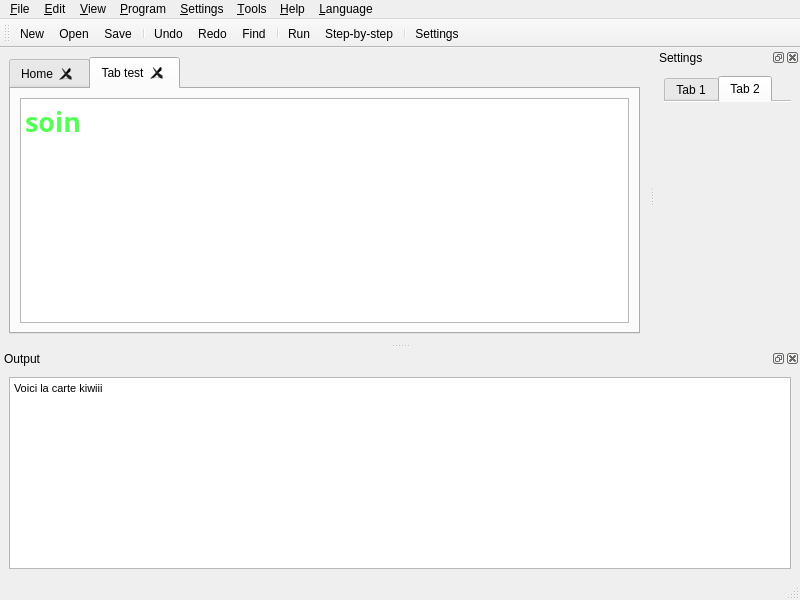
<?xml version="1.0" encoding="UTF-8"?>
<ui version="4.0">
 <author>zdimension</author>
 <class>MainWindow</class>
 <widget class="QMainWindow" name="MainWindow">
  <property name="geometry">
   <rect>
    <x>0</x>
    <y>0</y>
    <width>800</width>
    <height>600</height>
   </rect>
  </property>
  <property name="windowTitle">
   <string>Turing</string>
  </property>
  <property name="windowIcon">
   <iconset>
    <normaloff>media/icon_64.png</normaloff>media/icon_64.png</iconset>
  </property>
  <property name="unifiedTitleAndToolBarOnMac">
   <bool>true</bool>
  </property>
  <widget class="QWidget" name="centralwidget">
   <layout class="QVBoxLayout" name="verticalLayout_2">
    <item>
     <widget class="QTabWidget" name="tabWidget">
      <property name="acceptDrops">
       <bool>true</bool>
      </property>
      <property name="currentIndex">
       <number>1</number>
      </property>
      <property name="tabsClosable">
       <bool>true</bool>
      </property>
      <widget class="QWidget" name="tab_home">
       <attribute name="icon">
        <iconset>
         <normaloff>media/home.png</normaloff>media/home.png</iconset>
       </attribute>
       <attribute name="title">
        <string>Home</string>
       </attribute>
       <layout class="QVBoxLayout" name="verticalLayout_3"/>
      </widget>
      <widget class="QWidget" name="tab_test">
       <attribute name="title">
        <string>Tab test</string>
       </attribute>
       <layout class="QHBoxLayout" name="horizontalLayout">
        <item>
         <widget class="QTextBrowser" name="textBrowser">
          <property name="font">
           <font>
            <family>Linux Biolinum Keyboard O</family>
            <pointsize>20</pointsize>
            <weight>75</weight>
            <bold>true</bold>
           </font>
          </property>
          <property name="readOnly">
           <bool>false</bool>
          </property>
          <property name="html">
           <string>&lt;!DOCTYPE HTML PUBLIC &quot;-//W3C//DTD HTML 4.0//EN&quot; &quot;http://www.w3.org/TR/REC-html40/strict.dtd&quot;&gt;
&lt;html&gt;&lt;head&gt;&lt;meta name=&quot;qrichtext&quot; content=&quot;1&quot; /&gt;&lt;style type=&quot;text/css&quot;&gt;
p, li { white-space: pre-wrap; }
&lt;/style&gt;&lt;/head&gt;&lt;body style=&quot; font-family:'Linux Biolinum Keyboard O'; font-size:20pt; font-weight:600; font-style:normal;&quot;&gt;
&lt;p style=&quot; margin-top:0px; margin-bottom:0px; margin-left:0px; margin-right:0px; -qt-block-indent:0; text-indent:0px;&quot;&gt;&lt;span style=&quot; color:#55ff55;&quot;&gt;soin&lt;/span&gt;&lt;/p&gt;&lt;/body&gt;&lt;/html&gt;</string>
          </property>
          <property name="overwriteMode">
           <bool>false</bool>
          </property>
         </widget>
        </item>
       </layout>
      </widget>
     </widget>
    </item>
   </layout>
  </widget>
  <widget class="QMenuBar" name="menubar">
   <property name="geometry">
    <rect>
     <x>0</x>
     <y>0</y>
     <width>800</width>
     <height>21</height>
    </rect>
   </property>
   <widget class="QMenu" name="menuFile">
    <property name="title">
     <string>&amp;File</string>
    </property>
    <widget class="QMenu" name="menuRecent">
     <property name="title">
      <string>Recent files</string>
     </property>
     <property name="icon">
      <iconset>
       <normaloff>media/recent.png</normaloff>media/recent.png</iconset>
     </property>
     <addaction name="separator"/>
     <addaction name="actionClearRecent"/>
    </widget>
    <addaction name="actionNew"/>
    <addaction name="actionOpen"/>
    <addaction name="separator"/>
    <addaction name="actionSave"/>
    <addaction name="actionSaveAs"/>
    <addaction name="actionSaveAll"/>
    <addaction name="actionClose"/>
    <addaction name="separator"/>
    <addaction name="actionPrint"/>
    <addaction name="separator"/>
    <addaction name="menuRecent"/>
    <addaction name="separator"/>
    <addaction name="actionExit"/>
   </widget>
   <widget class="QMenu" name="menuEdit">
    <property name="title">
     <string>&amp;Edit</string>
    </property>
    <addaction name="actionUndo"/>
    <addaction name="actionRedo"/>
    <addaction name="separator"/>
    <addaction name="actionCut"/>
    <addaction name="actionCopy"/>
    <addaction name="actionPaste"/>
    <addaction name="separator"/>
   </widget>
   <widget class="QMenu" name="menuSettings">
    <property name="title">
     <string>&amp;Settings</string>
    </property>
    <addaction name="actionSettings"/>
   </widget>
   <widget class="QMenu" name="menuHelp">
    <property name="title">
     <string>&amp;Help</string>
    </property>
    <addaction name="actionQuickStart"/>
    <addaction name="actionHelpContents"/>
    <addaction name="separator"/>
    <addaction name="actionExamples"/>
    <addaction name="separator"/>
    <addaction name="actionAboutTuring"/>
   </widget>
   <widget class="QMenu" name="menuView">
    <property name="title">
     <string>&amp;View</string>
    </property>
    <addaction name="actionShowToolbar"/>
    <addaction name="actionShowToolbarText"/>
   </widget>
   <widget class="QMenu" name="menuProgram">
    <property name="title">
     <string>&amp;Program</string>
    </property>
    <addaction name="actionFind"/>
    <addaction name="actionReplace"/>
    <addaction name="separator"/>
    <addaction name="actionSelectAll"/>
    <addaction name="separator"/>
    <addaction name="actionRun"/>
    <addaction name="actionStep"/>
    <addaction name="separator"/>
    <addaction name="actionConvertToPython"/>
    <addaction name="actionConvertToPseudocode"/>
   </widget>
   <widget class="QMenu" name="menuTools">
    <property name="title">
     <string>&amp;Tools</string>
    </property>
    <addaction name="actionCalculator"/>
   </widget>
   <widget class="QMenu" name="menuLanguage">
    <property name="title">
     <string>&amp;Language</string>
    </property>
    <addaction name="actionEnglish"/>
    <addaction name="actionFrench"/>
   </widget>
   <addaction name="menuFile"/>
   <addaction name="menuEdit"/>
   <addaction name="menuView"/>
   <addaction name="menuProgram"/>
   <addaction name="menuSettings"/>
   <addaction name="menuTools"/>
   <addaction name="menuHelp"/>
   <addaction name="menuLanguage"/>
  </widget>
  <widget class="QStatusBar" name="statusbar"/>
  <widget class="QToolBar" name="toolBar">
   <property name="windowTitle">
    <string>Toolbar</string>
   </property>
   <property name="toolButtonStyle">
    <enum>Qt::ToolButtonTextUnderIcon</enum>
   </property>
   <attribute name="toolBarArea">
    <enum>TopToolBarArea</enum>
   </attribute>
   <attribute name="toolBarBreak">
    <bool>false</bool>
   </attribute>
   <addaction name="actionNew"/>
   <addaction name="actionOpen"/>
   <addaction name="actionSave"/>
   <addaction name="separator"/>
   <addaction name="actionUndo"/>
   <addaction name="actionRedo"/>
   <addaction name="actionFind"/>
   <addaction name="separator"/>
   <addaction name="actionRun"/>
   <addaction name="actionStep"/>
   <addaction name="separator"/>
   <addaction name="actionSettings"/>
  </widget>
  <widget class="QDockWidget" name="dock_settings">
   <property name="accessibleName">
    <string/>
   </property>
   <property name="floating">
    <bool>false</bool>
   </property>
   <property name="windowTitle">
    <string>Settings</string>
   </property>
   <attribute name="dockWidgetArea">
    <number>2</number>
   </attribute>
   <widget class="QWidget" name="dockWidgetContents_3">
    <layout class="QVBoxLayout" name="verticalLayout_5">
     <item>
      <widget class="QTabWidget" name="tabWidget_2">
       <property name="currentIndex">
        <number>1</number>
       </property>
       <property name="documentMode">
        <bool>true</bool>
       </property>
       <property name="movable">
        <bool>true</bool>
       </property>
       <widget class="QWidget" name="tab">
        <attribute name="title">
         <string>Tab 1</string>
        </attribute>
        <layout class="QVBoxLayout" name="verticalLayout_4">
         <item>
          <widget class="QGroupBox" name="groupBox">
           <property name="title">
            <string>GroupBox</string>
           </property>
           <layout class="QVBoxLayout" name="verticalLayout_6">
            <item>
             <widget class="QPushButton" name="pushButton">
              <property name="text">
               <string>PushButton</string>
              </property>
             </widget>
            </item>
            <item>
             <widget class="QPushButton" name="pushButton_2">
              <property name="text">
               <string>PushButton</string>
              </property>
             </widget>
            </item>
           </layout>
          </widget>
         </item>
         <item>
          <widget class="QGroupBox" name="groupBox_2">
           <property name="title">
            <string>GroupBox</string>
           </property>
           <layout class="QVBoxLayout" name="verticalLayout_7">
            <item>
             <widget class="QPushButton" name="pushButton_3">
              <property name="text">
               <string>PushButton</string>
              </property>
             </widget>
            </item>
            <item>
             <widget class="QPushButton" name="pushButton_4">
              <property name="text">
               <string>PushButton</string>
              </property>
             </widget>
            </item>
           </layout>
          </widget>
         </item>
        </layout>
       </widget>
       <widget class="QWidget" name="tab_2">
        <attribute name="title">
         <string>Tab 2</string>
        </attribute>
       </widget>
      </widget>
     </item>
    </layout>
   </widget>
  </widget>
  <widget class="QDockWidget" name="dock_output">
   <property name="windowTitle">
    <string>Output</string>
   </property>
   <attribute name="dockWidgetArea">
    <number>8</number>
   </attribute>
   <widget class="QWidget" name="dockWidgetContents_4">
    <layout class="QVBoxLayout" name="verticalLayout">
     <item>
      <widget class="QTextEdit" name="textEdit">
       <property name="acceptDrops">
        <bool>false</bool>
       </property>
       <property name="readOnly">
        <bool>true</bool>
       </property>
       <property name="html">
        <string>&lt;!DOCTYPE HTML PUBLIC &quot;-//W3C//DTD HTML 4.0//EN&quot; &quot;http://www.w3.org/TR/REC-html40/strict.dtd&quot;&gt;
&lt;html&gt;&lt;head&gt;&lt;meta name=&quot;qrichtext&quot; content=&quot;1&quot; /&gt;&lt;style type=&quot;text/css&quot;&gt;
p, li { white-space: pre-wrap; }
&lt;/style&gt;&lt;/head&gt;&lt;body style=&quot; font-family:'MS Shell Dlg 2'; font-size:8.25pt; font-weight:400; font-style:normal;&quot;&gt;
&lt;p style=&quot; margin-top:0px; margin-bottom:0px; margin-left:0px; margin-right:0px; -qt-block-indent:0; text-indent:0px;&quot;&gt;Voici la carte kiwiii&lt;/p&gt;
&lt;p style=&quot;-qt-paragraph-type:empty; margin-top:0px; margin-bottom:0px; margin-left:0px; margin-right:0px; -qt-block-indent:0; text-indent:0px;&quot;&gt;&lt;br /&gt;&lt;/p&gt;&lt;/body&gt;&lt;/html&gt;</string>
       </property>
       <property name="acceptRichText">
        <bool>true</bool>
       </property>
      </widget>
     </item>
    </layout>
   </widget>
  </widget>
  <action name="actionNew">
   <property name="icon">
    <iconset>
     <normaloff>media/new.png</normaloff>media/new.png</iconset>
   </property>
   <property name="text">
    <string>New</string>
   </property>
   <property name="toolTip">
    <string>New</string>
   </property>
   <property name="shortcut">
    <string>Ctrl+N</string>
   </property>
  </action>
  <action name="actionOpen">
   <property name="icon">
    <iconset>
     <normaloff>media/open.png</normaloff>media/open.png</iconset>
   </property>
   <property name="text">
    <string>Open</string>
   </property>
   <property name="toolTip">
    <string>Open</string>
   </property>
   <property name="shortcut">
    <string>Ctrl+O</string>
   </property>
  </action>
  <action name="actionSave">
   <property name="icon">
    <iconset>
     <normaloff>media/save.png</normaloff>media/save.png</iconset>
   </property>
   <property name="text">
    <string>Save</string>
   </property>
   <property name="toolTip">
    <string>Save</string>
   </property>
   <property name="shortcut">
    <string>Ctrl+S</string>
   </property>
  </action>
  <action name="actionSaveAs">
   <property name="icon">
    <iconset>
     <normaloff>media/save_as.png</normaloff>media/save_as.png</iconset>
   </property>
   <property name="text">
    <string>Save As</string>
   </property>
   <property name="toolTip">
    <string>Save As</string>
   </property>
  </action>
  <action name="actionClose">
   <property name="text">
    <string>Close</string>
   </property>
   <property name="toolTip">
    <string>Close</string>
   </property>
   <property name="shortcut">
    <string>Ctrl+W</string>
   </property>
  </action>
  <action name="actionExit">
   <property name="icon">
    <iconset>
     <normaloff>media/exit.png</normaloff>media/exit.png</iconset>
   </property>
   <property name="text">
    <string>Exit</string>
   </property>
   <property name="toolTip">
    <string>Exit</string>
   </property>
   <property name="shortcut">
    <string>Ctrl+Q</string>
   </property>
  </action>
  <action name="actionSaveAll">
   <property name="text">
    <string>Save All</string>
   </property>
   <property name="toolTip">
    <string>Save All</string>
   </property>
   <property name="shortcut">
    <string>Ctrl+Shift+S</string>
   </property>
  </action>
  <action name="actionUndo">
   <property name="icon">
    <iconset>
     <normaloff>media/undo.png</normaloff>media/undo.png</iconset>
   </property>
   <property name="text">
    <string>Undo</string>
   </property>
   <property name="toolTip">
    <string>Undo</string>
   </property>
   <property name="shortcut">
    <string>Ctrl+Z</string>
   </property>
  </action>
  <action name="actionRedo">
   <property name="icon">
    <iconset>
     <normaloff>media/redo.png</normaloff>media/redo.png</iconset>
   </property>
   <property name="text">
    <string>Redo</string>
   </property>
   <property name="toolTip">
    <string>Redo</string>
   </property>
   <property name="shortcut">
    <string>Ctrl+Y</string>
   </property>
  </action>
  <action name="actionCut">
   <property name="icon">
    <iconset>
     <normaloff>media/cut.png</normaloff>media/cut.png</iconset>
   </property>
   <property name="text">
    <string>Cut</string>
   </property>
   <property name="toolTip">
    <string>Cut</string>
   </property>
   <property name="shortcut">
    <string>Ctrl+X</string>
   </property>
  </action>
  <action name="actionCopy">
   <property name="icon">
    <iconset>
     <normaloff>media/copy.png</normaloff>media/copy.png</iconset>
   </property>
   <property name="text">
    <string>Copy</string>
   </property>
   <property name="toolTip">
    <string>Copy</string>
   </property>
   <property name="shortcut">
    <string>Ctrl+C</string>
   </property>
  </action>
  <action name="actionPaste">
   <property name="icon">
    <iconset>
     <normaloff>media/paste.png</normaloff>media/paste.png</iconset>
   </property>
   <property name="text">
    <string>Paste</string>
   </property>
   <property name="toolTip">
    <string>Paste</string>
   </property>
   <property name="shortcut">
    <string>Ctrl+V</string>
   </property>
  </action>
  <action name="actionSettings">
   <property name="icon">
    <iconset>
     <normaloff>media/settings.png</normaloff>media/settings.png</iconset>
   </property>
   <property name="text">
    <string>Settings</string>
   </property>
   <property name="toolTip">
    <string>Settings</string>
   </property>
  </action>
  <action name="actionQuickStart">
   <property name="icon">
    <iconset>
     <normaloff>media/quick_start.png</normaloff>media/quick_start.png</iconset>
   </property>
   <property name="text">
    <string>Quick Start</string>
   </property>
   <property name="toolTip">
    <string>Quick Start</string>
   </property>
  </action>
  <action name="actionHelpContents">
   <property name="icon">
    <iconset>
     <normaloff>media/help.png</normaloff>media/help.png</iconset>
   </property>
   <property name="text">
    <string>Help Contents</string>
   </property>
   <property name="toolTip">
    <string>Help Contents</string>
   </property>
   <property name="shortcut">
    <string>F1</string>
   </property>
  </action>
  <action name="actionAboutTuring">
   <property name="icon">
    <iconset>
     <normaloff>media/icon_16.png</normaloff>media/icon_16.png</iconset>
   </property>
   <property name="text">
    <string>About Turing</string>
   </property>
   <property name="toolTip">
    <string>About Turing</string>
   </property>
  </action>
  <action name="actionShowToolbar">
   <property name="checkable">
    <bool>true</bool>
   </property>
   <property name="checked">
    <bool>true</bool>
   </property>
   <property name="icon">
    <iconset>
     <normaloff>media/toolbar.png</normaloff>media/toolbar.png</iconset>
   </property>
   <property name="text">
    <string>Show toolbar</string>
   </property>
   <property name="toolTip">
    <string>Show toolbar</string>
   </property>
  </action>
  <action name="actionExamples">
   <property name="icon">
    <iconset>
     <normaloff>media/examples.png</normaloff>media/examples.png</iconset>
   </property>
   <property name="text">
    <string>Examples</string>
   </property>
  </action>
  <action name="actionPrint">
   <property name="icon">
    <iconset>
     <normaloff>media/print.png</normaloff>media/print.png</iconset>
   </property>
   <property name="text">
    <string>Print</string>
   </property>
   <property name="toolTip">
    <string>Print</string>
   </property>
   <property name="shortcut">
    <string>Ctrl+P</string>
   </property>
  </action>
  <action name="actionFind">
   <property name="icon">
    <iconset>
     <normaloff>media/find.png</normaloff>media/find.png</iconset>
   </property>
   <property name="text">
    <string>Find</string>
   </property>
   <property name="toolTip">
    <string>Find</string>
   </property>
   <property name="shortcut">
    <string>Ctrl+F</string>
   </property>
  </action>
  <action name="actionReplace">
   <property name="icon">
    <iconset>
     <normaloff>media/replace.png</normaloff>media/replace.png</iconset>
   </property>
   <property name="text">
    <string>Replace</string>
   </property>
   <property name="toolTip">
    <string>Replace</string>
   </property>
   <property name="shortcut">
    <string>Ctrl+H</string>
   </property>
  </action>
  <action name="actionCalculator">
   <property name="icon">
    <iconset>
     <normaloff>media/calculator.png</normaloff>media/calculator.png</iconset>
   </property>
   <property name="text">
    <string>Calculator</string>
   </property>
   <property name="toolTip">
    <string>Calculator</string>
   </property>
  </action>
  <action name="actionClearRecent">
   <property name="icon">
    <iconset>
     <normaloff>media/recent_clear.png</normaloff>media/recent_clear.png</iconset>
   </property>
   <property name="text">
    <string>Clear</string>
   </property>
   <property name="toolTip">
    <string>Clear</string>
   </property>
  </action>
  <action name="actionSelectAll">
   <property name="icon">
    <iconset>
     <normaloff>media/select_all.png</normaloff>media/select_all.png</iconset>
   </property>
   <property name="text">
    <string>Select All</string>
   </property>
   <property name="toolTip">
    <string>Select All</string>
   </property>
   <property name="shortcut">
    <string>Ctrl+A</string>
   </property>
  </action>
  <action name="actionRun">
   <property name="icon">
    <iconset>
     <normaloff>media/run.png</normaloff>media/run.png</iconset>
   </property>
   <property name="text">
    <string>Run</string>
   </property>
   <property name="toolTip">
    <string>Run</string>
   </property>
   <property name="shortcut">
    <string>F5</string>
   </property>
  </action>
  <action name="actionStep">
   <property name="icon">
    <iconset>
     <normaloff>media/step.png</normaloff>media/step.png</iconset>
   </property>
   <property name="text">
    <string>Step-by-step</string>
   </property>
   <property name="toolTip">
    <string>Step-by-step</string>
   </property>
   <property name="shortcut">
    <string>F10</string>
   </property>
  </action>
  <action name="actionShowToolbarText">
   <property name="checkable">
    <bool>true</bool>
   </property>
   <property name="checked">
    <bool>true</bool>
   </property>
   <property name="icon">
    <iconset>
     <normaloff>media/toolbar_text.png</normaloff>media/toolbar_text.png</iconset>
   </property>
   <property name="text">
    <string>Show toolbar text</string>
   </property>
   <property name="toolTip">
    <string>Show toolbar text</string>
   </property>
  </action>
  <action name="actionConvertToPython">
   <property name="text">
    <string>Convert to Python</string>
   </property>
   <property name="toolTip">
    <string>Convert to Python</string>
   </property>
  </action>
  <action name="actionConvertToPseudocode">
   <property name="text">
    <string>Convert to pseudocode</string>
   </property>
   <property name="toolTip">
    <string>Convert to pseudocode</string>
   </property>
  </action>
  <action name="actionEnglish">
   <property name="checkable">
    <bool>true</bool>
   </property>
   <property name="icon">
    <iconset>
     <normaloff>media/lang/english.png</normaloff>media/lang/english.png</iconset>
   </property>
   <property name="text">
    <string notr="true">English</string>
   </property>
   <property name="statusTip">
    <string notr="true">en_US</string>
   </property>
  </action>
  <action name="actionFrench">
   <property name="checkable">
    <bool>true</bool>
   </property>
   <property name="icon">
    <iconset>
     <normaloff>media/lang/french.png</normaloff>media/lang/french.png</iconset>
   </property>
   <property name="text">
    <string notr="true">Français</string>
   </property>
   <property name="statusTip">
    <string notr="true">fr_FR</string>
   </property>
  </action>
 </widget>
 <resources/>
 <connections/>
</ui>
